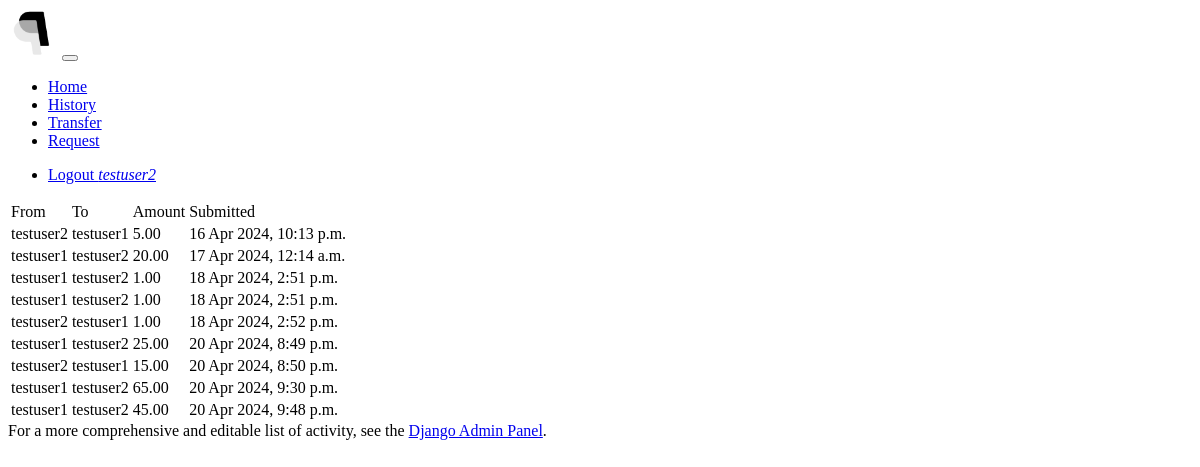
Page /admin-activity (signed in) on the earlier database version.
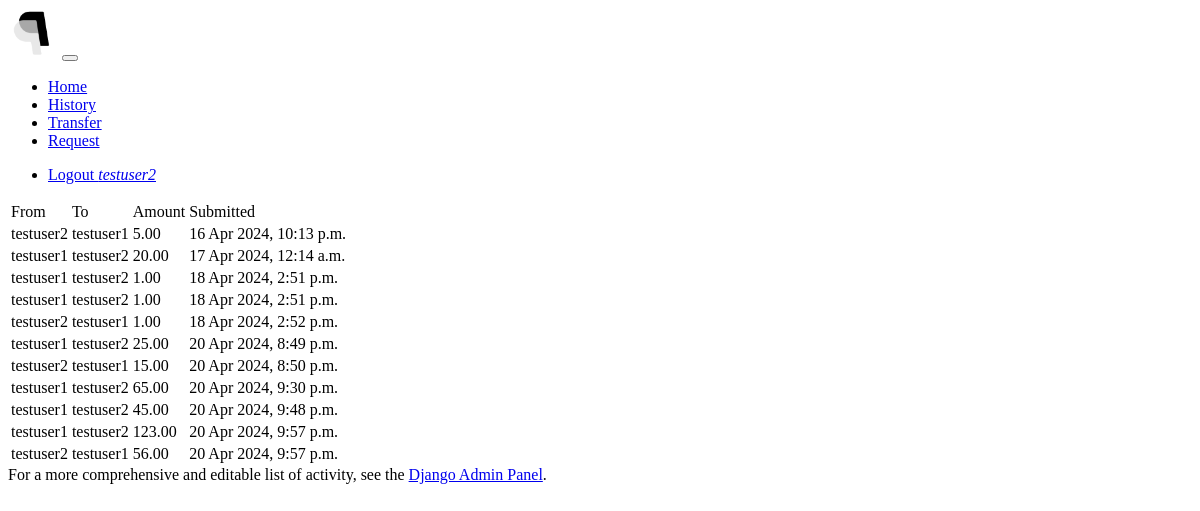
Same page on the later database version.
### payapp/models.py (models this page shows, shortened)
class Transaction(models.Model):
    from_person = models.ForeignKey(Person, on_delete=models.RESTRICT, related_name='transactions_from')
    to_person = models.ForeignKey(Person, on_delete=models.RESTRICT, related_name='transactions_to')
    amount = PayAppMoneyField()
    submission_datetime = models.DateTimeField(default=datetime.now, blank=True)
    class Meta:
        ordering = ("submission_datetime", "from_person", "amount")

class Person(models.Model):
    user = models.OneToOneField(settings.AUTH_USER_MODEL, on_delete=models.CASCADE)
    active = models.BooleanField(default=True)  # disable users rather than deleting them to preserve history
    balance = PayAppMoneyField()
    def __str__(self):
        return self.user.__str__() + ' (inactive)' if not self.active else self.user.__str__()
    class Meta:
        ordering = ("user", "active")

### payapp/views.py (the view)
# urls.py: path('admin-activity', admin_activity, name='admin-activity'),
@login_required(login_url='/login/')
def admin_activity(request):
    admin_area(request.user)
    context = {
        'activity_list': Transaction.objects.all()  # todo: pagination
    }
    return render(request, 'payapp/admin_activity.html', context=context)

### common/util.py (called while the page is built)
def admin_area(check_user):
    if check_user.is_staff and check_user.is_superuser:
        return True
    else:
        return redirect('home')

### templates/payapp/admin_activity.html (shortened to what this page needs)
{% extends 'webapps2024/base.html' %}
{% block content %}
    {% if activity_list %}
        <table class="table">
        <thead>
        <tr>
        <td>From</td>
        <td>To</td>
        <td>Amount</td>
        <td>Submitted</td>
        </tr>
        </thead>
        <tbody>
        {% for activity in activity_list %}
            <tr>
                <td>{{ activity.from_person }}</td>
                <td>{{ activity.to_person }}</td>
                <td>{{ activity.amount }}</td>
                <td>{{ activity.submission_datetime }}</td>
            </tr>
        {% endfor %}
        </tbody>
        </table>
    {% else %}
        <span>No activity found in database</span>
    {% endif %}
    <span>For a more comprehensive and editable list of activity, see the <a href="/admin/">Django Admin Panel</a>.</span>
{% endblock %}

Differences in the rows shown:
added Transaction: from_person "testuser1", to_person "testuser2", amount "123.00", submission_datetime "20 Apr 2024, 9:57 p.m."
added Transaction: from_person "testuser2", to_person "testuser1", amount "56.00", submission_datetime "20 Apr 2024, 9:57 p.m."
